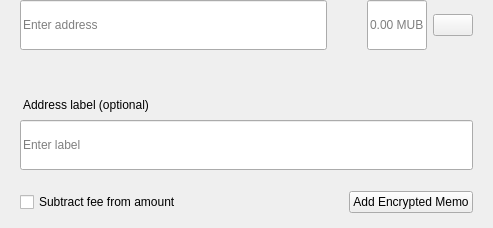
<?xml version="1.0" encoding="UTF-8"?>
<ui version="4.0">
 <class>SendMultiRow</class>
 <widget class="QWidget" name="SendMultiRow">
  <property name="geometry">
   <rect>
    <x>0</x>
    <y>0</y>
    <width>493</width>
    <height>228</height>
   </rect>
  </property>
  <property name="minimumSize">
   <size>
    <width>0</width>
    <height>0</height>
   </size>
  </property>
  <property name="maximumSize">
   <size>
    <width>16777215</width>
    <height>16777215</height>
   </size>
  </property>
  <property name="windowTitle">
   <string notr="true">N/A</string>
  </property>
  <layout class="QVBoxLayout" name="verticalLayout_3">
   <property name="spacing">
    <number>0</number>
   </property>
   <property name="leftMargin">
    <number>0</number>
   </property>
   <property name="topMargin">
    <number>0</number>
   </property>
   <property name="rightMargin">
    <number>20</number>
   </property>
   <property name="bottomMargin">
    <number>5</number>
   </property>
   <item alignment="Qt::AlignTop">
    <widget class="QWidget" name="widget" native="true">
     <property name="sizePolicy">
      <sizepolicy hsizetype="Expanding" vsizetype="Maximum">
       <horstretch>0</horstretch>
       <verstretch>0</verstretch>
      </sizepolicy>
     </property>
     <property name="minimumSize">
      <size>
       <width>0</width>
       <height>60</height>
      </size>
     </property>
     <property name="maximumSize">
      <size>
       <width>16777215</width>
       <height>85</height>
      </size>
     </property>
     <layout class="QHBoxLayout" name="horizontalLayout" stretch="6,0,2">
      <property name="spacing">
       <number>0</number>
      </property>
      <property name="leftMargin">
       <number>8</number>
      </property>
      <property name="topMargin">
       <number>0</number>
      </property>
      <property name="rightMargin">
       <number>0</number>
      </property>
      <property name="bottomMargin">
       <number>0</number>
      </property>
      <item alignment="Qt::AlignTop">
       <widget class="QStackedWidget" name="stackedAddress">
        <property name="minimumSize">
         <size>
          <width>0</width>
          <height>50</height>
         </size>
        </property>
        <property name="maximumSize">
         <size>
          <width>16777215</width>
          <height>50</height>
         </size>
        </property>
        <widget class="QWidget" name="page_4">
         <property name="sizePolicy">
          <sizepolicy hsizetype="Expanding" vsizetype="Preferred">
           <horstretch>0</horstretch>
           <verstretch>0</verstretch>
          </sizepolicy>
         </property>
         <property name="minimumSize">
          <size>
           <width>0</width>
           <height>50</height>
          </size>
         </property>
         <property name="maximumSize">
          <size>
           <width>16777215</width>
           <height>55</height>
          </size>
         </property>
         <layout class="QVBoxLayout" name="verticalLayout_7">
          <property name="spacing">
           <number>0</number>
          </property>
          <property name="leftMargin">
           <number>12</number>
          </property>
          <property name="topMargin">
           <number>0</number>
          </property>
          <property name="rightMargin">
           <number>0</number>
          </property>
          <property name="bottomMargin">
           <number>0</number>
          </property>
          <item>
           <widget class="QLineEdit" name="lineEditAddress">
            <property name="minimumSize">
             <size>
              <width>0</width>
              <height>50</height>
             </size>
            </property>
            <property name="maximumSize">
             <size>
              <width>16777215</width>
              <height>50</height>
             </size>
            </property>
            <property name="placeholderText">
             <string>Enter address</string>
            </property>
           </widget>
          </item>
         </layout>
        </widget>
        <widget class="QWidget" name="page_3"/>
       </widget>
      </item>
      <item>
       <spacer name="horizontalSpacer_3">
        <property name="orientation">
         <enum>Qt::Horizontal</enum>
        </property>
        <property name="sizeType">
         <enum>QSizePolicy::Fixed</enum>
        </property>
        <property name="sizeHint" stdset="0">
         <size>
          <width>40</width>
          <height>20</height>
         </size>
        </property>
       </spacer>
      </item>
      <item>
       <layout class="QHBoxLayout" name="horizontalLayout_2">
        <property name="spacing">
         <number>6</number>
        </property>
        <item alignment="Qt::AlignTop">
         <widget class="QLineEdit" name="lineEditAmount">
          <property name="sizePolicy">
           <sizepolicy hsizetype="Expanding" vsizetype="Preferred">
            <horstretch>0</horstretch>
            <verstretch>0</verstretch>
           </sizepolicy>
          </property>
          <property name="minimumSize">
           <size>
            <width>0</width>
            <height>50</height>
           </size>
          </property>
          <property name="maximumSize">
           <size>
            <width>16777215</width>
            <height>50</height>
           </size>
          </property>
          <property name="maxLength">
           <number>17</number>
          </property>
          <property name="alignment">
           <set>Qt::AlignLeading|Qt::AlignLeft|Qt::AlignVCenter</set>
          </property>
          <property name="placeholderText">
           <string notr="true">0.00 MUB</string>
          </property>
         </widget>
        </item>
        <item>
         <layout class="QVBoxLayout" name="verticalLayout">
          <property name="topMargin">
           <number>14</number>
          </property>
          <property name="bottomMargin">
           <number>0</number>
          </property>
          <item alignment="Qt::AlignTop">
           <widget class="QPushButton" name="btnMenu">
            <property name="minimumSize">
             <size>
              <width>0</width>
              <height>0</height>
             </size>
            </property>
            <property name="maximumSize">
             <size>
              <width>16777215</width>
              <height>16777215</height>
             </size>
            </property>
            <property name="focusPolicy">
             <enum>Qt::NoFocus</enum>
            </property>
            <property name="text">
             <string/>
            </property>
           </widget>
          </item>
         </layout>
        </item>
       </layout>
      </item>
     </layout>
    </widget>
   </item>
   <item>
    <widget class="QWidget" name="layoutLabel" native="true">
     <property name="minimumSize">
      <size>
       <width>0</width>
       <height>0</height>
      </size>
     </property>
     <property name="maximumSize">
      <size>
       <width>16777215</width>
       <height>16777215</height>
      </size>
     </property>
     <layout class="QVBoxLayout" name="verticalLayout_9">
      <property name="spacing">
       <number>6</number>
      </property>
      <property name="leftMargin">
       <number>20</number>
      </property>
      <property name="topMargin">
       <number>0</number>
      </property>
      <property name="rightMargin">
       <number>0</number>
      </property>
      <property name="bottomMargin">
       <number>10</number>
      </property>
      <item>
       <spacer name="verticalSpacer">
        <property name="orientation">
         <enum>Qt::Vertical</enum>
        </property>
        <property name="sizeType">
         <enum>QSizePolicy::Fixed</enum>
        </property>
        <property name="sizeHint" stdset="0">
         <size>
          <width>20</width>
          <height>20</height>
         </size>
        </property>
       </spacer>
      </item>
      <item>
       <widget class="QLabel" name="labelSubtitleDescription">
        <property name="styleSheet">
         <string notr="true">margin-bottom:2px;
margin-left:0.05px;
padding:0px;</string>
        </property>
        <property name="text">
         <string>Address label (optional)</string>
        </property>
       </widget>
      </item>
      <item>
       <widget class="QLineEdit" name="lineEditDescription">
        <property name="minimumSize">
         <size>
          <width>0</width>
          <height>50</height>
         </size>
        </property>
        <property name="maximumSize">
         <size>
          <width>16777215</width>
          <height>50</height>
         </size>
        </property>
        <property name="placeholderText">
         <string>Enter label</string>
        </property>
       </widget>
      </item>
      <item>
       <spacer name="verticalSpacer_2">
        <property name="orientation">
         <enum>Qt::Vertical</enum>
        </property>
        <property name="sizeType">
         <enum>QSizePolicy::Fixed</enum>
        </property>
        <property name="sizeHint" stdset="0">
         <size>
          <width>20</width>
          <height>15</height>
         </size>
        </property>
       </spacer>
      </item>
      <item>
       <widget class="QWidget" name="containerMemo" native="true">
        <layout class="QHBoxLayout" name="horizontalLayout_5">
         <property name="leftMargin">
          <number>0</number>
         </property>
         <property name="topMargin">
          <number>0</number>
         </property>
         <property name="rightMargin">
          <number>0</number>
         </property>
         <property name="bottomMargin">
          <number>0</number>
         </property>
         <item>
          <widget class="QCheckBox" name="checkboxSubtractFeeFromAmount">
           <property name="toolTip">
            <string>The fee will be deducted from the amount being sent. The recipient will receive less Nexto than you enter in the amount field. If multiple recipients are selected, the fee is split equally.</string>
           </property>
           <property name="text">
            <string>Subtract fee from amount</string>
           </property>
          </widget>
         </item>
         <item>
          <spacer name="horizontalSpacer">
           <property name="orientation">
            <enum>Qt::Horizontal</enum>
           </property>
           <property name="sizeHint" stdset="0">
            <size>
             <width>40</width>
             <height>20</height>
            </size>
           </property>
          </spacer>
         </item>
         <item>
          <widget class="QPushButton" name="btnAddMemo">
           <property name="text">
            <string notr="true">Add Encrypted Memo</string>
           </property>
          </widget>
         </item>
        </layout>
       </widget>
      </item>
     </layout>
    </widget>
   </item>
  </layout>
 </widget>
 <resources/>
 <connections/>
</ui>
